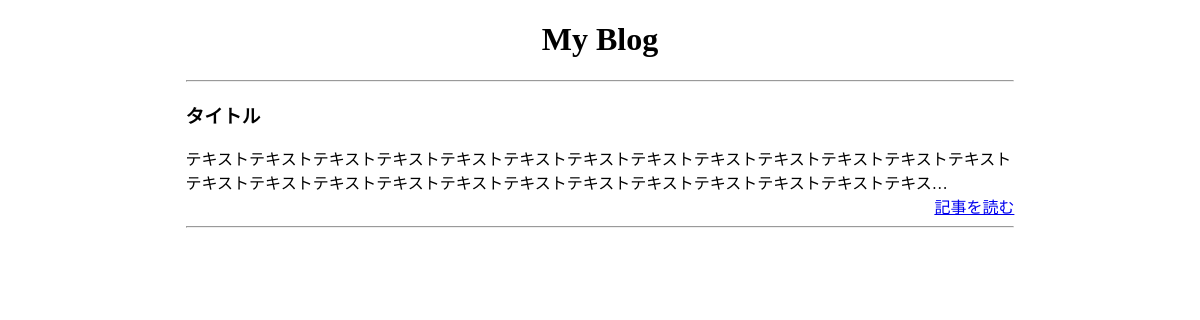
Before: / with the older database file.
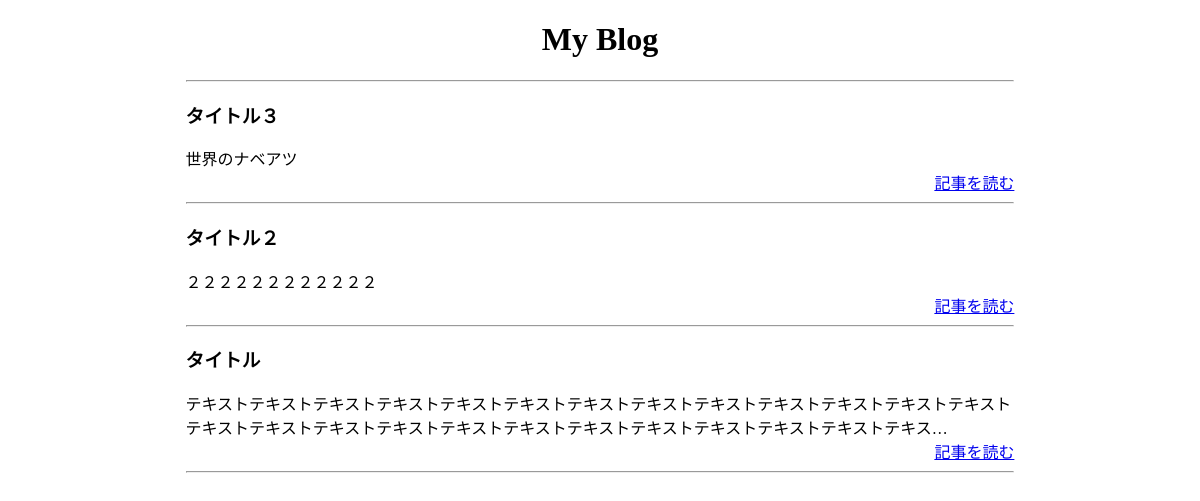
After: the same page with the newer database file.
### blogs/models.py (models this page shows, shortened)
class Blog(models.Model):
    title = models.CharField(blank=False, null=False, max_length=150)
    text = models.TextField(blank=True)
    created_datetime = models.DateTimeField(auto_now_add=True)
    updated_datetime = models.DateTimeField(auto_now=True)

### blogs/views.py (the view)
# urls.py: path('', views.index, name='index'),
def index(request):
    blogs = Blog.objects.order_by('-created_datetime')
    return render(request, 'blogs/index.html', {'blogs': blogs})

### blogs/templates/blogs/index.html (shortened to what this page needs)
<!DOCTYPE html>
<html>
  <head>
  </head>
  <body>
    <h1 style="text-align: center;">My Blog</h1>
    <div style="width: 70%; margin: 0px auto;">
      <hr />
      {% for blog in blogs %}
      <div>
        <h3>{{ blog.title }}</h3>
        <div>{{ blog.text | truncatechars:100 }}</div>
        <div style="text-align: right;">
          <a href="{% url 'blogs:detail' blog_id=blog.id %}">記事を読む</a>
        </div>
      </div>
      <hr />
      {% endfor %}
    </div>
  </body>
</html>

Changed rows visible on the page:
added Blog: title "タイトル３", text "世界のナベアツ"
added Blog: title "タイトル２", text "２２２２２２２２２２２２"
